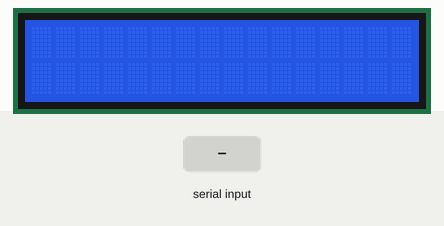
A sketch run on a simulated Arduino Uno, built with avr-gcc and run on an emulated ATmega328P. On the bench: 16×2 character LCD. The inputs (shaded band) are chosen by the test bench. What the sketch prints to the serial monitor is not drawn.

Above: at 1.2 s.
1.3 s: "1" received over Serial
At 2.6 s:
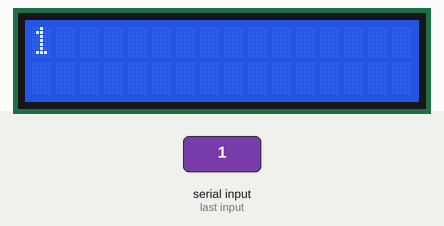
2.9 s: "0" received over Serial
At 3.9 s:
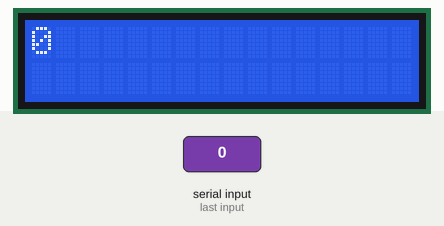
4.5 s: "2" received over Serial
At 5.1 s:
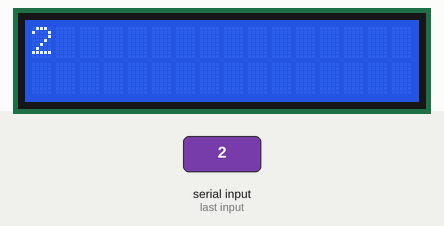
Timing chart, 0 to 7.5 s (numbered marks = the images above; inputs shaded):
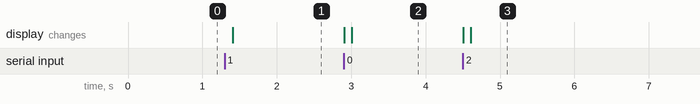

Measured:
- after the input at 1.3 s, the display: changes after 0.11 s (image 1)
- after the input at 2.9 s, the display: first changes at once (image 2 shows a later state)
- after the input at 4.5 s, the display: first changes at once (image 3 shows a later state)

The sketch:

emetteur.ino
```cpp
#include <LiquidCrystal_I2C.h>

LiquidCrystal_I2C lcd(0x27,16,2);
String value;

void setup() {
  Serial.begin(9600);
  Serial.setTimeout(1);

  lcd.init();
  lcd.backlight();
  lcd.setCursor(1,0);
}

void loop() {
  // Mettre en pause si pas de data
  while (!Serial.available());
  lcd.clear();
  delay(100);

  value = Serial.readString();

  // Affichage sur le LCD
  lcd.print(value);

  // Envoi vers prumpt Python
  Serial.print(value);
}
```
